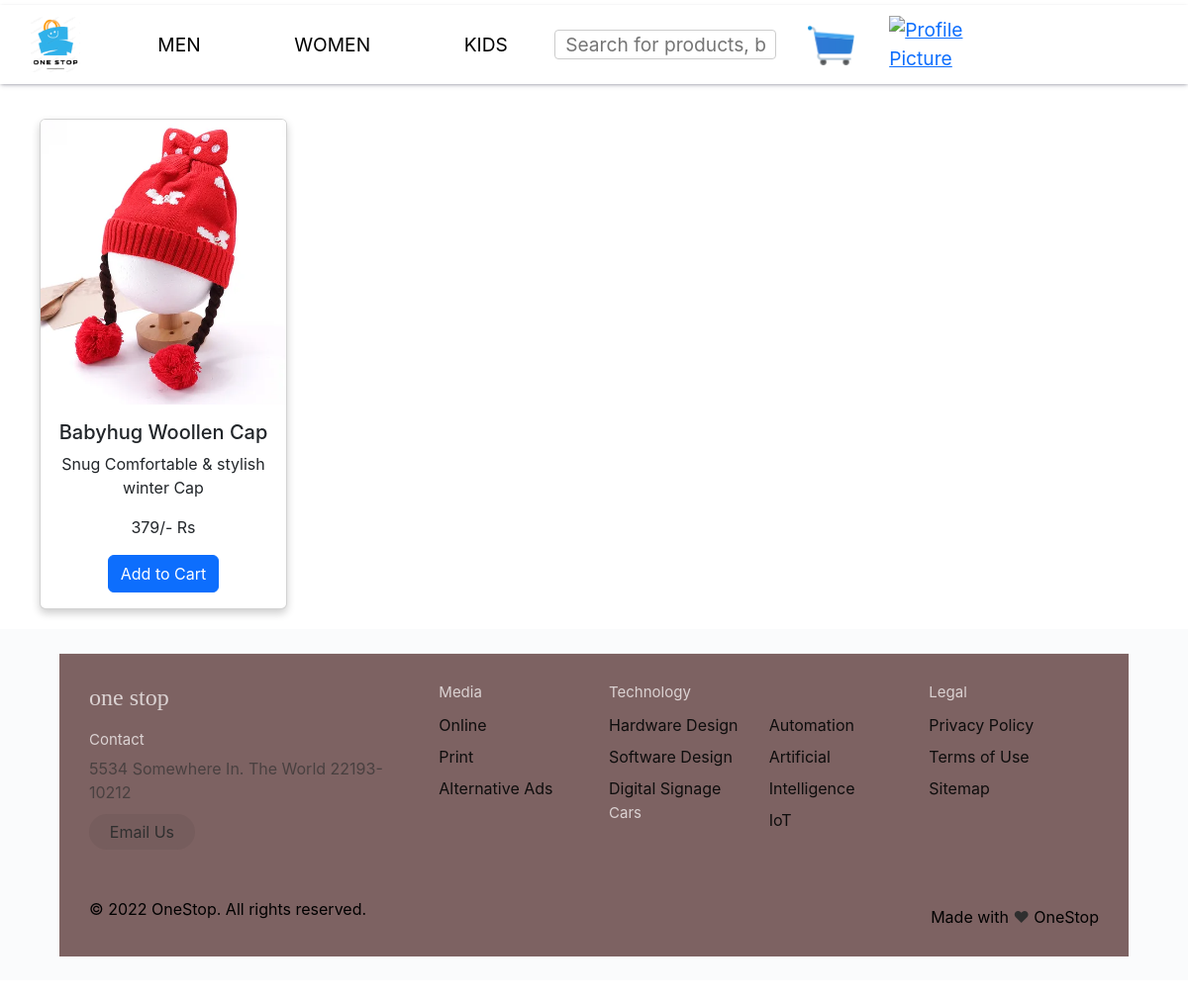
Page /kids/ on the earlier database version.
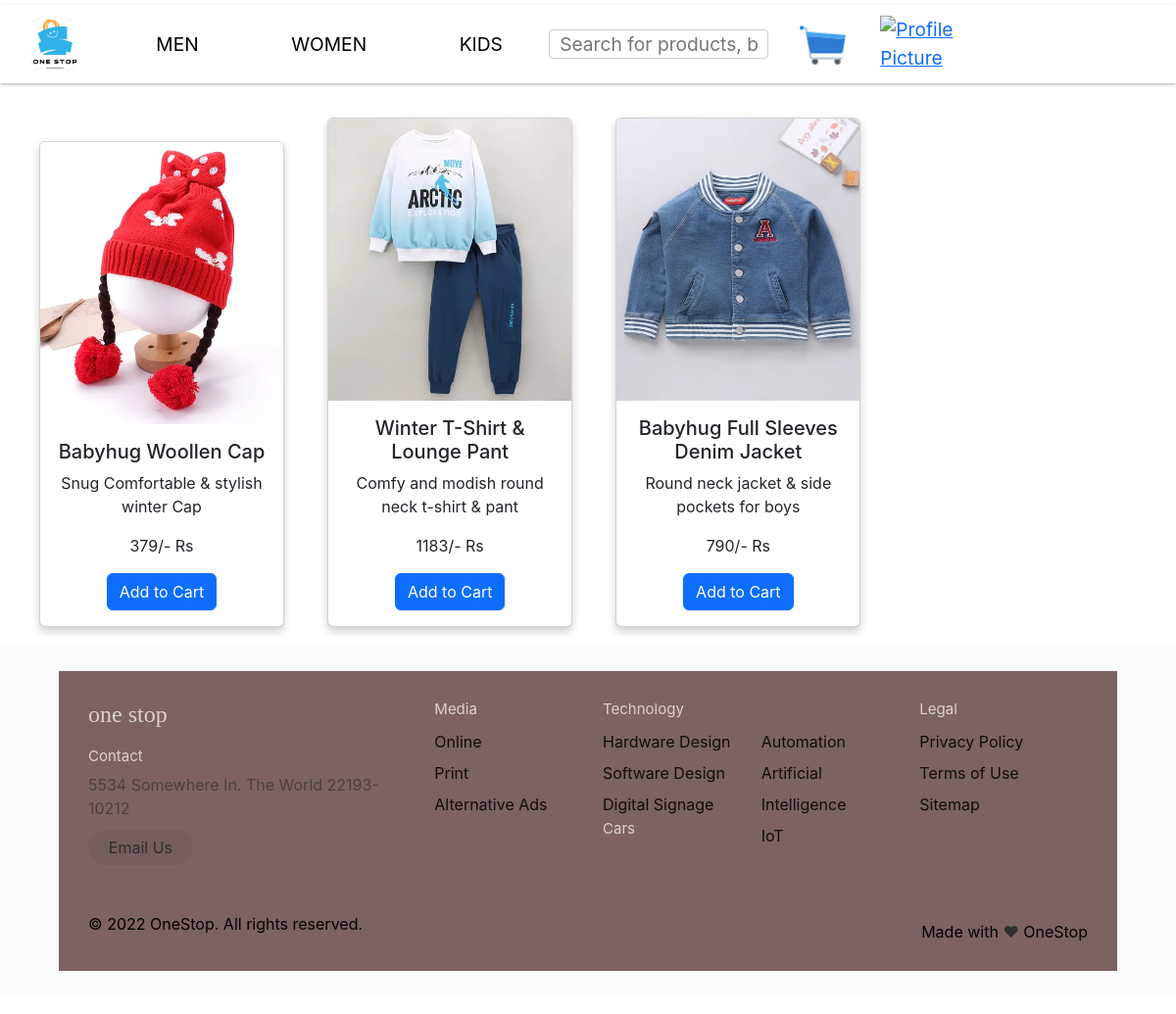
Same page on the later database version.
### onestop/models.py (models this page shows, shortened)
class Products(models.Model):
    product_id  = models.AutoField(primary_key = True)
    listedBy = models.IntegerField(default=0)
    name = models.CharField(max_length = 200)
    price = models.IntegerField(default=0)
    category_choices = (
        ('Kids','Kids'),
        ('Mens','Mens'),
        ('Women','Women')
    )
    category = models.CharField(choices=category_choices, max_length = 5, default='none')
    sub_category = (
        ('Summer', 'Summer'),
        ('Winter', 'Winter')
    )
    sub_category = models.CharField(choices=sub_category, default='none', max_length=10)
    description = models.CharField(max_length = 500, default="")
    image = models.ImageField(upload_to='product_images', default='')

### onestop/views.py (the view, shortened to what this page needs)
# urls.py: path('kids/',views.kids_main, name='kids_main_page'),
def kids_main(request):
    kids_products = Products.objects.all().filter(category='Kids')
    context = {
        'kids_products' : kids_products
    }
    return render(request, 'kids_main.html', context)

### templates/kids_main.html (shortened to what the changed rows need)
<!DOCTYPE html>
<html lang="en">
<head>
    <link rel="stylesheet" href="/static/navbar.css">
    <link rel="stylesheet" href="/static/landing.css">
    <link rel="stylesheet" href="/static/land.css">
    <link rel="stylesheet" href="/static/cart.css">
    <link rel="stylesheet" href="https://cdn.jsdelivr.net/npm/bootstrap@5.2.3/dist/css/bootstrap.min.css">
</head>
<body>
      {% for i in kids_products %}
      <div class="card" style="width: 18rem; display: inline-block; margin-left: 2.5rem;">
        <form method="post" action="/kids/">
            <img src="{{ i.image.url }}" class="card-img-top" alt="{{i.name}}" style="height: 18rem;">
            <div class="card-body">
                <h5 class="card-title">{{ i.name }}</h5>
                <p class="card-text">{{ i.description }} </p>
                <p class="card-text">{{ i.price }}/- Rs</p>
                <input type="submit" name="btn" class="btn btn-primary" value="Add to Cart">
            </div>
        </form>
      </div>
      {% endfor %}
    <div id="end-container">
        <footer class="footer">
            <div class="footer__addr">
              <h1 class="footer__logo">One Stop</h1>
              <h2>Contact</h2>
            </div>
            <ul class="footer__nav">
              <li class="nav__item">
                <h2 class="nav__title">Media</h2>
              </li>
              <li class="nav__item nav__item--extra">
                <h2 class="nav__title">Technology</h2>
                <ul class="nav__ul nav__ul--extra">
                  <li class="nav__item--extra">
                  <h2 class="nav__title">Cars</h2>
                </ul>
              </li>
              <li class="nav__item">
                <h2 class="nav__title">Legal</h2>
              </li>
            </ul>
          </footer>
        </div>
</body>
</html>

Differences in the rows shown:
added Products: image (picture), name "Winter T-Shirt & Lounge Pant", description "Comfy and modish round neck t-shirt & pant", price "1183"
added Products: image (picture), name "Babyhug Full Sleeves Denim Jacket", description "Round neck jacket & side pockets for boys", price "790"
